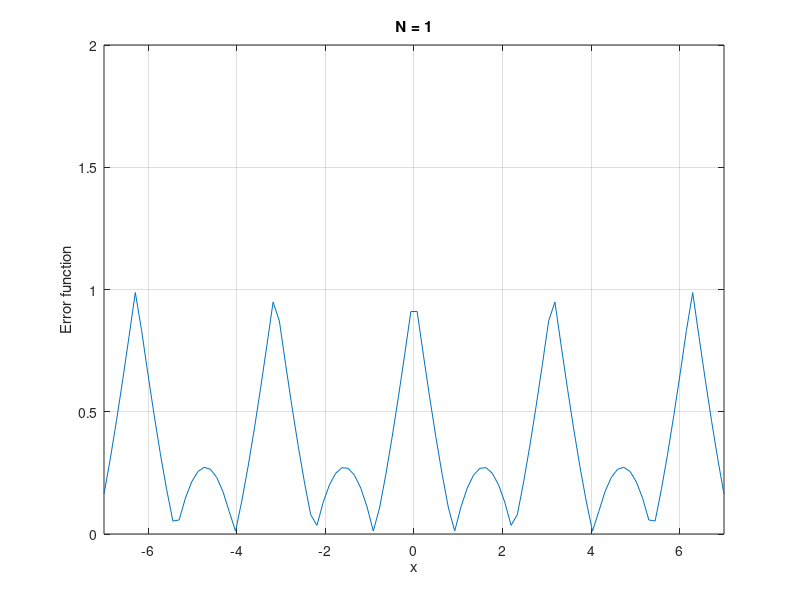

Write MATLAB code to recreate this figure.
clc;
clear;

x = linspace(-7, 7);
% create the range of x-axis

N = 1; 
k = 1;
% variables needed for our computations

S_n = 0;
a_0 = 0;
a_n = 0;
b_n = 0;
% vaules that we're gonna compute them in the for-end below

a_0 = 0;
a_n = 0;
for n = 1 : N
    b_n = ((2 * k) / (n * pi)) * (1 - cos(n * pi));
    S_n = S_n + a_0 + a_n .* cos(n * x) + b_n .* sin(n * x);
end 
% Fourier Series computation

f = 2 * k * ((sin(x) > 0) - 0.5);
% create the f(x) function 

e = abs(f - S_n);
% compute the error fuction with built in funtion 'abs'
figure();
plot(x, e);  
% plot the error function with range of [-7,7] for x-axis
xlabel('x');
ylabel('Error function');
title('N = 1');
% put some titles and labels
axis ([-7, 7, 0, k + 1]);
% set the axis
grid on;
hold off;